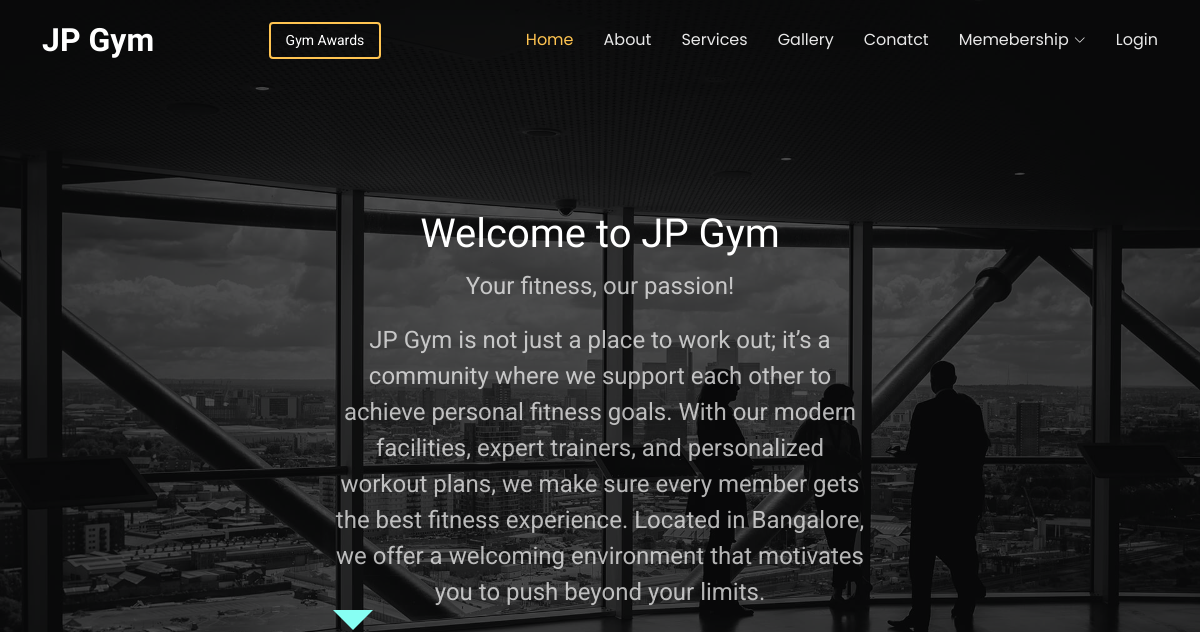
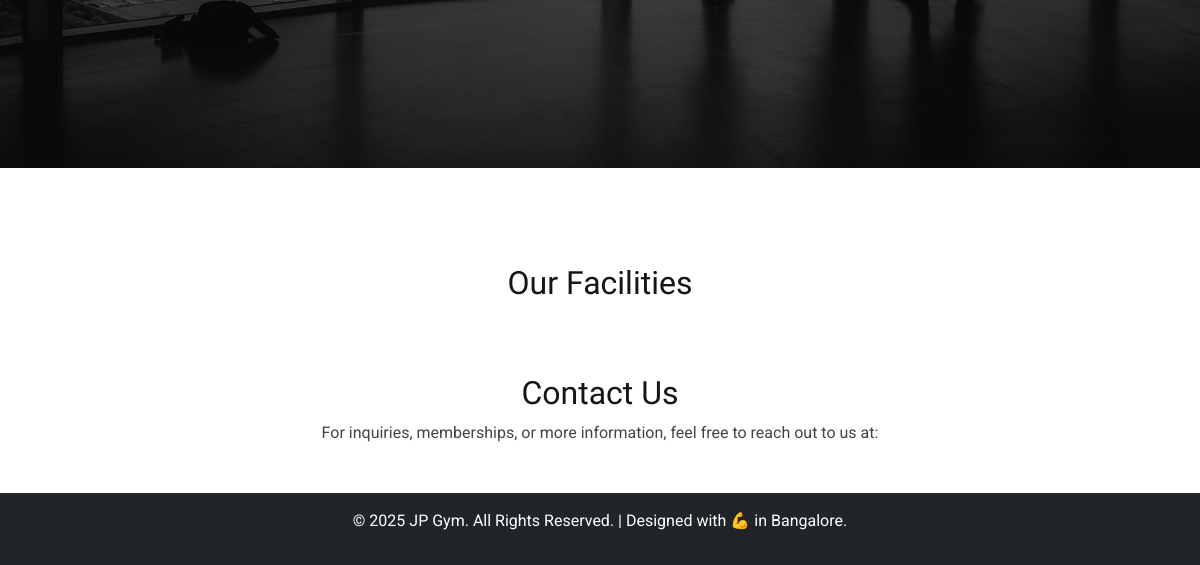
The app's page /about, older data (2 pictures, top to bottom).
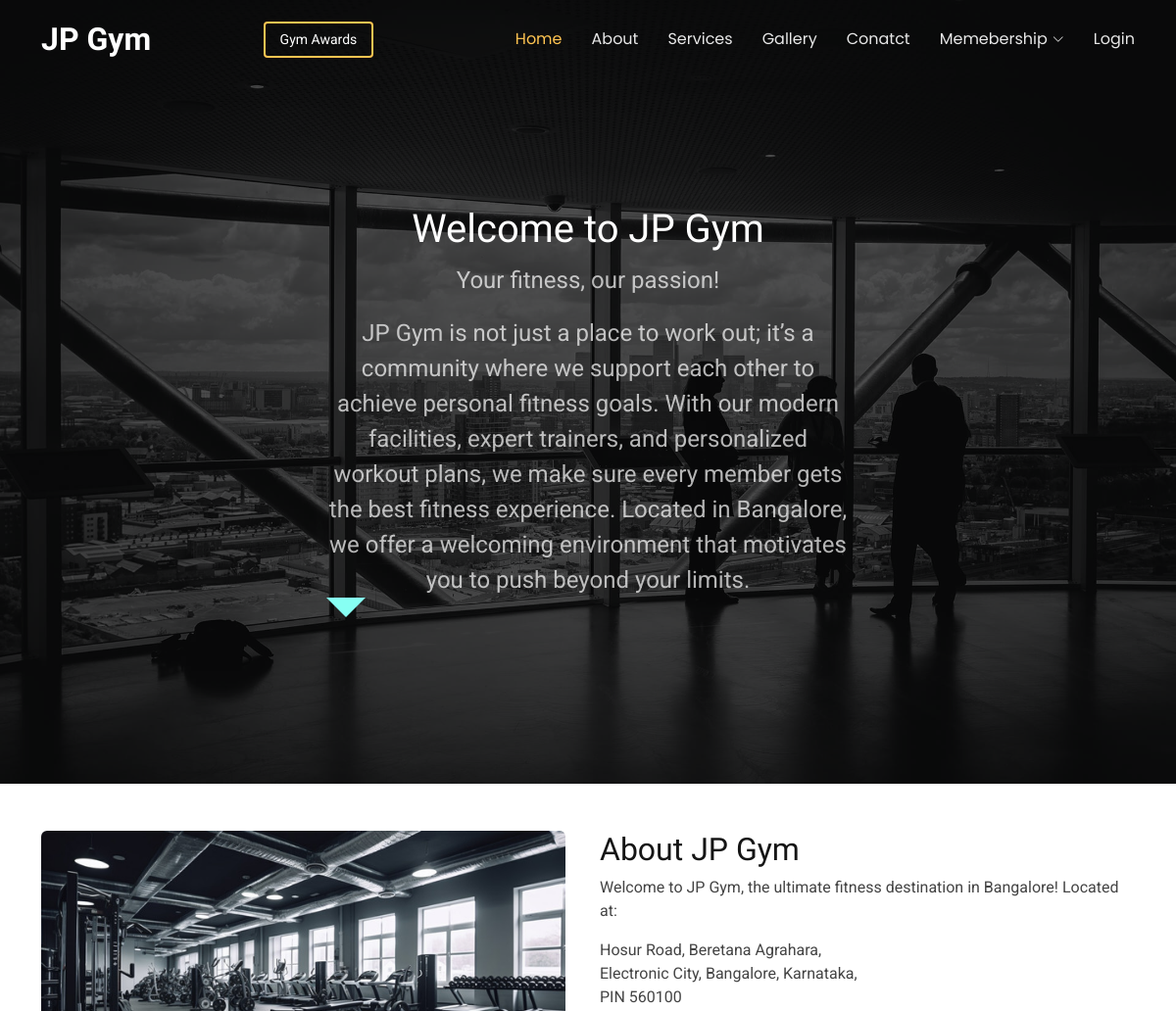
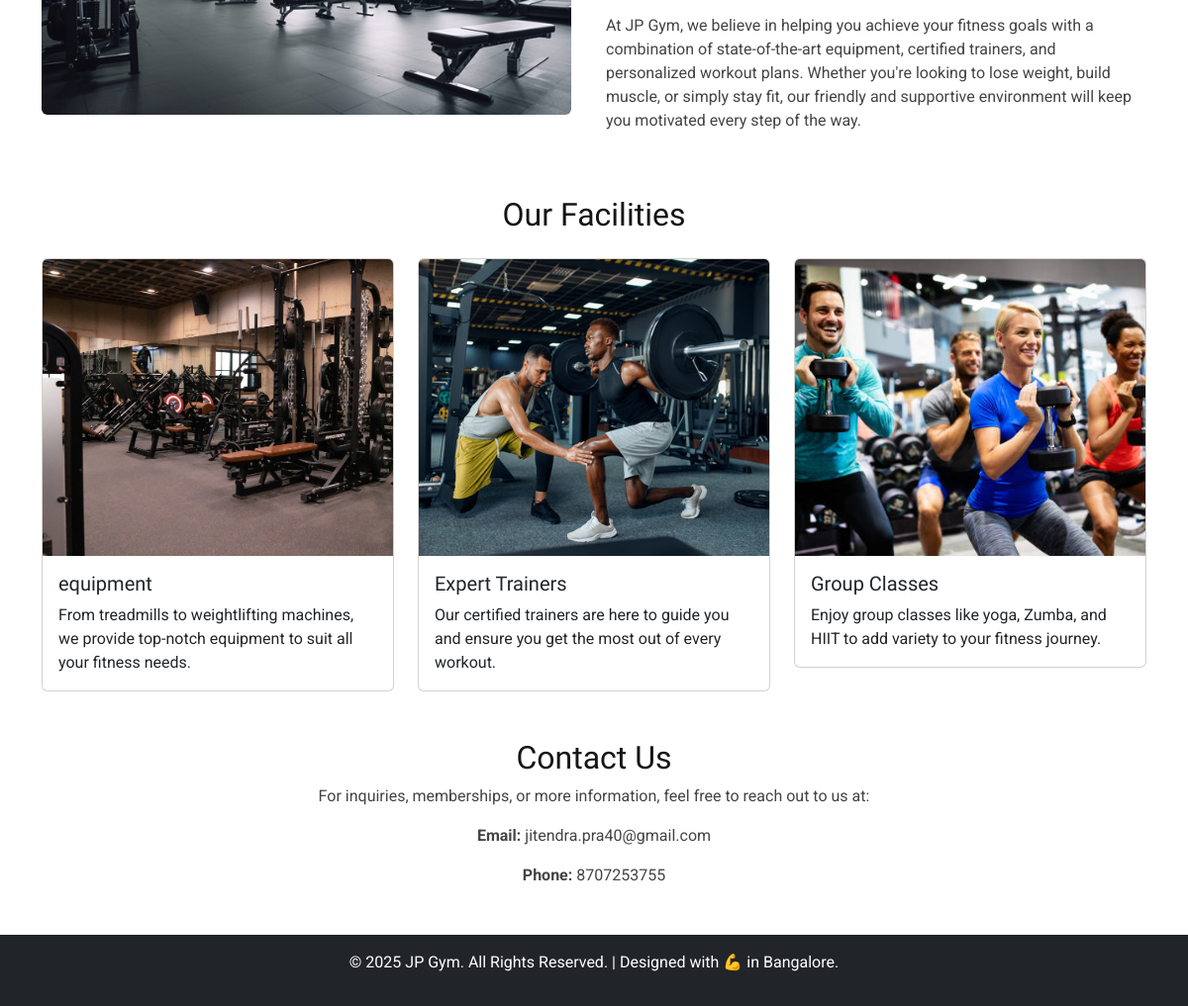
The same page, newer data (2 pictures, top to bottom).
### authapp/models.py (models this page shows, shortened)
class GymImage(models.Model):
    title = models.CharField(max_length=255)
    image = models.ImageField(upload_to='images/')
    description = models.TextField(blank=True, null=True)

class GymAddress(models.Model):
    title = models.CharField(max_length=255)
    title_des = models.TextField()
    address = models.TextField()
    description = models.TextField()

class Facility(models.Model):
    title = models.CharField(max_length=255)
    description = models.TextField()
    image = models.ImageField(upload_to='facilities/')

class GymContact(models.Model):
    email = models.EmailField()
    phone = models.CharField(max_length=10)

### authapp/views.py (the view)
# urls.py: path('about', views.about_us, name='about_us'),
def about_us(request):
    gym_images = GymImage.objects.all()
    contacts = GymContact.objects.all()
    facilities = Facility.objects.all()
    gym_address = GymAddress.objects.all()
    return render(request, 'about.html', {
        'gym_images': gym_images,
        'contacts': contacts,
        'facilities': facilities,
        'gym_address': gym_address,
    })

### templates/about.html (shortened to what this page needs)
{% extends 'base.html' %}
{% block head %}
<div>
    <h1>Welcome to JP Gym</h1>
    <p>Your fitness, our passion!</p>
</div>
<div class= "container">
    <div class="row mt-2 d-flex justify-content-center algin-item-center">
    <div class="col-md-6">
      <p>
        JP Gym is not just a place to work out; it’s a community where we support each other to achieve personal fitness goals. With our modern facilities, expert trainers, and personalized workout plans, we make sure every member gets the best fitness experience. Located in Bangalore, we offer a welcoming environment that motivates you to push beyond your limits.
      </p>
      <div class="arrow-down"></div>
    </div>
    </div>
  </div>
{% endblock head %}
{% block body %}
<div class="container my-5">
    <div class="row">
        <div class="col-md-6">
        {% for img in gym_images %}
            <img src="{{ img.image.url }}" alt="{{ img.title }}" class="img-fluid rounded" style="height: 300px; object-fit: cover;">
        {% endfor %}
        </div>
        <div class="col-md-6">
            {% for address in gym_address %}
            <h2>About JP Gym</h2>
            <p>{{address.title_des}}</p>
            <address>
                {{address.address|linebreaks}}
            </address>
            <p>
                {{address.description}}
            {% endfor %}
        </div>
    </div>
</div>
<div class="container my-5">
    <h2 class="text-center mb-4">Our Facilities</h2>
    <div class="row">
        {% for facility in facilities %}
        <div class="col-md-4">
            <div class="card">
                <img src="{{ facility.image.url }}" class="card-img-top" alt="{{ facilities.title }}" style="height: 300px; object-fit: cover;">
                <div class="card-body">
                    <h5 class="card-title">{{ facility.title }}</h5>
                    <p class="card-text">{{ facility.description }}</p>
                </div>
            </div>
        </div>
        {% endfor %}
    </div>
</div>
<div class="container my-5 text-center">
    <h2>Contact Us</h2>
    <p>For inquiries, memberships, or more information, feel free to reach out to us at:</p>
    {% for contact in contacts %}
    <p><strong>Email:</strong> {{ contact.email }}</p>
    <p><strong>Phone:</strong> {{ contact.phone }}</p>
    {% endfor %}
</div>
<footer class="bg-dark text-white text-center py-3">
    <p>© 2025 JP Gym. All Rights Reserved. | Designed with 💪 in Bangalore.</p>
</footer>
{% endblock body %}

### templates/base.html (shortened to what this page needs)
{% load static %}
<!DOCTYPE html>
<html lang="en">
  <head>
    <link
      href="static/assets/vendor/bootstrap/css/bootstrap.min.css"
      rel="stylesheet"
    />
    <link
      href="static/assets/vendor/bootstrap-icons/bootstrap-icons.css"
      rel="stylesheet"
    />
    <link href="static/assets/vendor/aos/aos.css" rel="stylesheet" />
    <link
      href="static/assets/vendor/swiper/swiper-bundle.min.css"
      rel="stylesheet"
    />
    <link
      href="static/assets/vendor/glightbox/css/glightbox.min.css"
      rel="stylesheet"
    />
    <link href="static/assets/css/main.css" rel="stylesheet" />
  </head>
  <body class="index-page">
    <header id="header" class="header d-flex align-items-center fixed-top">
      <div
        class="container-fluid container-xl position-relative d-flex align-items-center justify-content-between"
      >
        <a href="/" class="logo d-flex align-items-center me-auto me-lg-0">
          <h1 class="sitename">JP Gym</h1>
        </a>
        <nav id="navmenu" class="navmenu">
          <ul>
            <li>
              <a href="/" class="active">Home<br /></a>
            </li>
            <li><a href="/about">About</a></li>
            <li><a href="/services">Services</a></li>
            <li><a href="/gallery">Gallery</a></li>
            <li><a href="/contact">Conatct</a></li>
            <li class="dropdown">
              <a href="#"
                ><span>Memebership</span>
                <i class="bi bi-chevron-down toggle-dropdown"></i
              ></a>
            </li>
            {% if user.is_authenticated %}
              <li><a href="/logout">Logout</a></li>
            {% else %}
               <li><a href="/login">Login</a></li>
            {% endif %}
          </ul>
        </nav>
        <a class="btn-getstarted" href="index.html#about">Gym Awards</a>
      </div>
    </header>
    <section id="hero" class="hero section dark-background">
      <img src="static/assets/img/hero-bg.jpg" alt="" data-aos="fade-in" />
      <div class="container">
        <div
          class="row justify-content-center text-center"
          data-aos="fade-up"
          data-aos-delay="100"
        >
          <div class="col-xl-12 col-lg-12 ">
            {% block head %} {% endblock head %}
          </div>
        </div>
      </div>
    </section>
    <main class="main">
      {% block body %}
      {% endblock body %}
    </main>
  </body>
</html>

### static/assets/css/main.css (style rules this page uses)
:root { --default-font: "Roboto", system-ui, -apple-system, "Segoe UI", Roboto, "Helvetica Neue", Arial, "Noto Sans", "Liberation Sans", sans-serif, "Apple Color Emoji", "Segoe UI Emoji", "Segoe UI Symbol", "Noto Color Emoji"; --heading-font: "Raleway", sans-serif; --nav-font: "Poppins", sans-serif; }
:root { --background-color: #ffffff; --default-color: #444444; --heading-color: #151515; --accent-color: #ffc451; --surface-color: #ffffff; --contrast-color: #312f2f; }
:root { --nav-color: rgba(255, 255, 255, 0.905); --nav-hover-color: #ffc451; --nav-mobile-background-color: #ffffff; --nav-dropdown-background-color: #ffffff; --nav-dropdown-color: #212529; --nav-dropdown-hover-color: #ffc451; }
.dark-background { --background-color: #060606; --default-color: #ffffff; --heading-color: #ffffff; --surface-color: #252525; --contrast-color: #2a2727; }
:root { scroll-behavior: smooth; }
body { color: var(--default-color); background-color: var(--background-color); font-family: var(--default-font); }
a { color: var(--accent-color); text-decoration: none; transition: 0.3s; }
h1, h2, h3, h4, h5, h6 { color: var(--heading-color); font-family: var(--heading-font); }
.header { --background-color: rgba(0, 0, 0, 0.8); --heading-color: #ffffff; --contrast-color: #ffffff; color: var(--default-color); background-color: var(--background-color); padding: 10px 0; transition: all 0.5s; z-index: 997; }
.header .logo { line-height: 1; }
.header .logo h1 { font-size: 32px; margin: 0; font-weight: 700; color: var(--heading-color); }
.header .btn-getstarted, .header .btn-getstarted:focus { color: var(--contrast-color); font-size: 14px; padding: 8px 30px; margin: 0 0 0 30px; border-radius: 4px; transition: 0.3s; border: 2px solid var(--accent-color); }
@media (max-width: 1200px) { .header .logo { order: 1; } }
@media (max-width: 1200px) { .header .btn-getstarted { order: 2; margin: 0 15px 0 0; padding: 6px 15px; } }
@media (max-width: 1200px) { .header .navmenu { order: 3; } }
.index-page .header { --background-color: rgba(0, 0, 0, 0); }
@media (min-width: 1200px) { .navmenu { padding: 0; } }
@media (min-width: 1200px) { .navmenu ul { margin: 0; padding: 0; display: flex; list-style: none; align-items: center; } }
@media (min-width: 1200px) { .navmenu li { position: relative; } }
@media (min-width: 1200px) { .navmenu a, .navmenu a:focus { color: var(--nav-color); padding: 18px 15px; font-size: 16px; font-family: var(--nav-font); font-weight: 400; display: flex; align-items: center; justify-content: space-between; white-space: nowrap; transition: 0.3s; } }
@media (min-width: 1200px) { .navmenu a i, .navmenu a:focus i { font-size: 12px; line-height: 0; margin-left: 5px; transition: 0.3s; } }
@media (min-width: 1200px) { .navmenu li:last-child a { padding-right: 0; } }
@media (min-width: 1200px) { .navmenu li:hover>a, .navmenu .active, .navmenu .active:focus { color: var(--nav-hover-color); } }
section, .section { color: var(--default-color); background-color: var(--background-color); padding: 60px 0; scroll-margin-top: 80px; overflow: clip; }
.hero { width: 100%; min-height: 100vh; position: relative; padding: 120px 0 80px 0; display: flex; align-items: center; justify-content: center; }
.hero img { position: absolute; inset: 0; display: block; width: 100%; height: 100%; object-fit: cover; z-index: 1; }
.hero:before { content: ""; background: color-mix(in srgb, var(--background-color), transparent 30%); position: absolute; inset: 0; z-index: 2; }
.hero .container { position: relative; z-index: 3; }
.hero p { margin: 10px 0 0 0; font-size: 24px; color: color-mix(in srgb, var(--default-color), transparent 30%); }

### templates/about.html (style rules this page uses)
.arrow-down { width: 0; height: 0; border-left: 20px solid transparent; border-right: 20px solid transparent; border-top: 20px solid rgb(135, 255, 243); transition: transform 0.3s ease, border-top-color 0.3s ease, box-shadow 0.3s ease; animation: moveDown 2s infinite alternate, glow 1.5s ease-in-out infinite; }

Row changes from the older to the newer data that the page shows:
added GymImage: image (picture)
added GymAddress: title_des "Welcome to JP Gym, the ultimate fitness destination in Bangalore! Located at:", address "Hosur Road, Beretana Agrahara, Electronic City, Bangalore, Karnataka, PIN 560100", description "At JP Gym, we believe in helping you achieve your fitness goals with a combination of state-of-the-art equipment, certified trainers, and personalized workout plans. Whether you're looking to lose weight, build muscle, or simply stay fit, our friendly and supportive environment will keep you motivated every step of the way."
added Facility: image (picture), title "equipment", description "From treadmills to weightlifting machines, we provide top-notch equipment to suit all your fitness needs."
added Facility: image (picture), title "Expert Trainers", description "Our certified trainers are here to guide you and ensure you get the most out of every workout."
added Facility: image (picture), title "Group Classes", description "Enjoy group classes like yoga, Zumba, and HIIT to add variety to your fitness journey."
added GymContact: email "jitendra.pra40@gmail.com", phone "8707253755"
